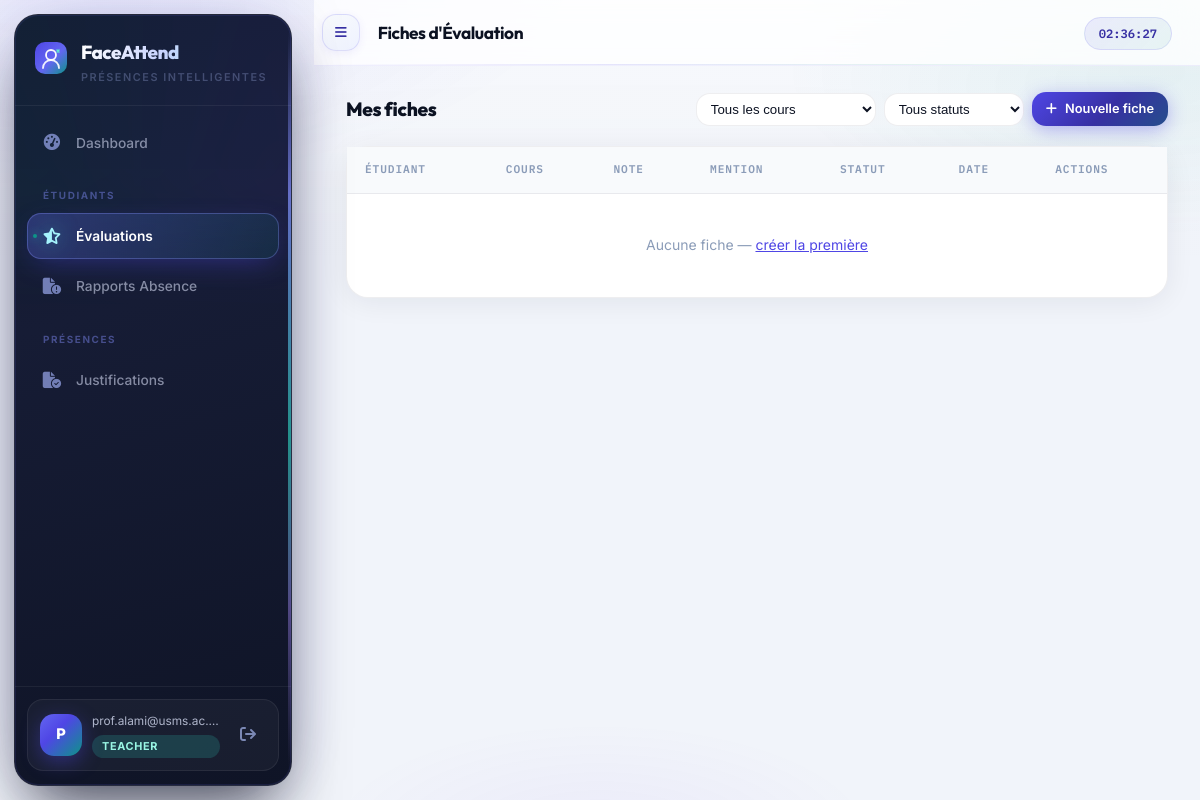
The app's page /teacher/evaluations (signed in) with its own data.
### app/models/__init__.py (models this page shows, shortened)
class User(UserMixin, db.Model):
    __tablename__ = "users"
    id           = db.Column(db.Integer, primary_key=True)
    email        = db.Column(db.String(255), unique=True, nullable=False, index=True)
    password_hash= db.Column(db.String(255), nullable=False)
    role         = db.Column(db.Enum(RoleEnum), nullable=False)
    is_active    = db.Column(db.Boolean, default=True)
    consent_given= db.Column(db.Boolean, default=False)          # CNDP
    consent_date = db.Column(db.DateTime)
    failed_logins= db.Column(db.Integer, default=0)
    locked_until = db.Column(db.DateTime)
    created_at   = db.Column(db.DateTime, default=lambda: datetime.now(timezone.utc))
    updated_at   = db.Column(db.DateTime, onupdate=lambda: datetime.now(timezone.utc))
    deleted_at   = db.Column(db.DateTime)   # Soft delete (droit à l'oubli CNDP)
    student_profile = db.relationship("Student", back_populates="user", uselist=False)
    teacher_profile = db.relationship("Teacher", back_populates="user", uselist=False)

### app/api/teacher.py (the view)
@teacher_bp.route("/evaluations")
@teacher_required
def evaluations():
    teacher = Teacher.query.filter_by(user_id=current_user.id).first_or_404()
    course_id = request.args.get("course_id", type=int)
    statut    = request.args.get("statut", "")
    query = Evaluation.query.filter_by(teacher_id=teacher.id)
    if course_id:
        query = query.filter_by(course_id=course_id)
    if statut:
        query = query.filter_by(statut=EvaluationStatus[statut.upper()])
    fiches   = query.order_by(Evaluation.created_at.desc()).all()
    courses  = teacher.courses.filter_by(is_active=True).all()
    return render_template("teacher/evaluations.html",
                           teacher=teacher,
                           fiches=fiches,
                           courses=courses,
                           selected_course=course_id,
                           selected_statut=statut)

### app/api/teacher.py (called while the page is built)
def teacher_required(f):
    @wraps(f)
    @login_required
    def decorated(*args, **kwargs):
        if current_user.role not in (RoleEnum.TEACHER, RoleEnum.ADMIN):
            flash("Accès enseignants uniquement.", "danger")
            return redirect(url_for("auth.login"))
        return f(*args, **kwargs)
    return decorated

### frontend/templates/teacher/evaluations.html (shortened to what this page needs)
{% extends "base.html" %}
{% block page_title %}Fiches d'Évaluation{% endblock %}
{% block content %}
<div class="section-header">
  <h2>Mes fiches</h2>
  <div style="display:flex;gap:8px;flex-wrap:wrap;align-items:center">
    <form method="GET" style="display:flex;gap:8px">
      <select name="course_id" class="form-control" style="width:180px;padding:7px 10px;background:var(--bg-2);border:1px solid var(--border-2);border-radius:var(--radius);color:var(--text);font-size:.83rem" onchange="this.form.submit()">
        <option value="">Tous les cours</option>
      </select>
      <select name="statut" class="form-control" style="width:140px;padding:7px 10px;background:var(--bg-2);border:1px solid var(--border-2);border-radius:var(--radius);color:var(--text);font-size:.83rem" onchange="this.form.submit()">
        <option value="">Tous statuts</option>
      </select>
    </form>
    <a href="{{ url_for('teacher.evaluation_new') }}" class="btn btn--primary btn--sm">
      <i class="fas fa-plus"></i> Nouvelle fiche
    </a>
  </div>
</div>
<div class="card" style="padding:0">
  <table>
    <thead><tr><th>Étudiant</th><th>Cours</th><th>Note</th><th>Mention</th><th>Statut</th><th>Date</th><th>Actions</th></tr></thead>
    <tbody>
    {% for f in fiches %}
    <tr>
      <td><strong>{{ f.student.full_name }}</strong><br><span style="font-family:var(--font-mono);font-size:.72rem;color:var(--text-3)">{{ f.student.student_number }}</span></td>
      <td>{{ f.course.name }}<br><code style="font-size:.7rem;color:var(--accent-2)">{{ f.course.code }}</code></td>
      <td style="font-family:var(--font-head);font-size:1.1rem;color:var(--accent)">{{ f.note_globale }}<span style="font-size:.7rem;color:var(--text-3)">/20</span></td>
      <td>
        {% set m = f.mention %}
        <span style="font-size:.75rem;font-weight:600;color:{{ m[1] }}">{{ m[0] }}</span>
      </td>
      <td>
        {% if f.statut.value == 'brouillon' %}<span class="badge" style="background:rgba(217,119,6,.14);color:#b45309"><i class="fas fa-pencil"></i> Brouillon</span>
        {% elif f.statut.value == 'envoyee' %}<span class="badge badge--present"><i class="fas fa-paper-plane"></i> Envoyée</span>
        {% else %}<span class="badge" style="background:rgba(150,150,150,.15);color:#aaa"><i class="fas fa-archive"></i> Archivée</span>{% endif %}
      </td>
      <td style="font-size:.8rem;color:var(--text-3)">{{ f.sent_at.strftime('%d/%m/%Y') if f.sent_at else f.created_at.strftime('%d/%m/%Y') }}</td>
      <td style="display:flex;gap:6px">
        {% if f.statut.value == 'brouillon' %}
        <a href="{{ url_for('teacher.evaluation_edit', eval_id=f.id) }}" class="btn btn--sm btn--ghost"><i class="fas fa-pen"></i></a>
        <form method="POST" action="{{ url_for('teacher.evaluation_delete', eval_id=f.id) }}" onsubmit="return confirm('Supprimer ce brouillon ?')">
          <button type="submit" class="btn btn--sm btn--danger"><i class="fas fa-trash"></i></button>
        </form>
        {% else %}
        <span style="font-size:.78rem;color:var(--text-3);padding:6px">Envoyée</span>
        {% endif %}
      </td>
    </tr>
    {% else %}
    <tr><td colspan="7" style="text-align:center;color:var(--text-3);padding:40px">
      Aucune fiche — <a href="{{ url_for('teacher.evaluation_new') }}" style="color:var(--accent)">créer la première</a>
    </td></tr>
    {% endfor %}
    </tbody>
  </table>
</div>
{% endblock %}

### frontend/templates/base.html (shortened to what this page needs)
<!DOCTYPE html>
<html lang="fr">
<head>
  <link rel="stylesheet" href="https://cdnjs.cloudflare.com/ajax/libs/font-awesome/6.6.0/css/all.min.css"/>
  <link rel="stylesheet" href="{{ url_for('static', filename='css/main.css') }}"/>
</head>
<body>
{% if current_user.is_authenticated %}
<aside class="sidebar" id="sidebar" aria-label="Navigation principale">
  <div class="sidebar__aurora" aria-hidden="true"></div>
  <div class="sidebar__rail" aria-hidden="true"></div>
  <div class="sidebar__brand">
    <span class="sidebar__logo">
    </span>
    <div class="sidebar__brand-text">
      <span class="sidebar__name">FaceAttend</span>
      <span class="sidebar__tagline">Présences intelligentes</span>
    </div>
  </div>
  <nav class="sidebar__nav">
    {% if current_user.role.value == 'admin' %}
      <a href="{{ url_for('admin.dashboard') }}"
         class="nav-item {% if request.endpoint == 'admin.dashboard' %}active{% endif %}">
        <i class="fas fa-chart-pie"></i><span>Dashboard</span>
      </a>
      <div class="nav-separator">Utilisateurs</div>
      <a href="{{ url_for('admin.students') }}"
         class="nav-item {% if 'students' in request.path and 'edit' not in request.path %}active{% endif %}">
        <i class="fas fa-users"></i><span>Étudiants</span>
      </a>
      <a href="{{ url_for('admin.teachers') }}"
         class="nav-item {% if 'teachers' in request.path and 'edit' not in request.path %}active{% endif %}">
        <i class="fas fa-chalkboard-user"></i><span>Professeurs</span>
      </a>
      <div class="nav-separator">Pédagogie</div>
      <a href="{{ url_for('admin.courses') }}"
         class="nav-item {% if 'courses' in request.path %}active{% endif %}">
        <i class="fas fa-book-open"></i><span>Matières</span>
      </a>
      <div class="nav-separator">Suivi</div>
      <a href="{{ url_for('admin.evaluations') }}"
         class="nav-item {% if 'evaluations' in request.path %}active{% endif %}">
        <i class="fas fa-star-half-stroke"></i><span>Évaluations</span>
      </a>
      <a href="{{ url_for('admin.absence_reports') }}"
         class="nav-item {% if 'absence-reports' in request.path %}active{% endif %}">
        <i class="fas fa-file-circle-exclamation"></i><span>Rapports Absence</span>
      </a>
      <a href="{{ url_for('admin.at_risk') }}"
         class="nav-item {% if 'at-risk' in request.path %}active{% endif %}">
        <i class="fas fa-triangle-exclamation"></i><span>Décrochage</span>
      </a>
      <div class="nav-separator">Exports</div>
      <a href="{{ url_for('admin.export_report') }}" class="nav-item">
        <i class="fas fa-file-excel"></i><span>Export Global</span>
      </a>
    {% elif current_user.role.value == 'teacher' %}
      <a href="{{ url_for('teacher.dashboard') }}"
         class="nav-item {% if request.endpoint == 'teacher.dashboard' %}active{% endif %}">
        <i class="fas fa-gauge-high"></i><span>Dashboard</span>
      </a>
      <div class="nav-separator">Étudiants</div>
      <a href="{{ url_for('teacher.evaluations') }}"
         class="nav-item {% if 'evaluations' in request.path %}active{% endif %}">
        <i class="fas fa-star-half-stroke"></i><span>Évaluations</span>
      </a>
      <a href="{{ url_for('teacher.absence_reports') }}"
         class="nav-item {% if 'absence-reports' in request.path %}active{% endif %}">
        <i class="fas fa-file-circle-exclamation"></i><span>Rapports Absence</span>
      </a>
      <div class="nav-separator">Présences</div>
      <a href="{{ url_for('teacher.justifications') }}"
         class="nav-item {% if 'justifications' in request.path %}active{% endif %}">
        <i class="fas fa-file-circle-check"></i><span>Justifications</span>
      </a>
    {% endif %}
  </nav>
  <div class="sidebar__footer">
    <div class="sidebar__user-card">
      <div class="avatar">{{ current_user.email[0].upper() }}</div>
      <div class="sidebar__user-info">
        <span class="sidebar__user-email">{{ current_user.email }}</span>
        <span class="sidebar__user-role badge badge--{{ current_user.role.value }}">{{ current_user.role.value }}</span>
      </div>
      <a href="{{ url_for('auth.logout') }}" class="btn-logout" title="Déconnexion">
        <i class="fas fa-arrow-right-from-bracket"></i>
      </a>
    </div>
  </div>
</aside>
<main class="main-content">
  <header class="topbar">
    <button class="topbar__toggle" onclick="document.getElementById('sidebar').classList.toggle('collapsed')">
      <i class="fas fa-bars"></i>
    </button>
    <h1 class="topbar__title">{% block page_title %}{% endblock %}</h1>
    <div class="topbar__right">
      <span class="topbar__time" id="clock"></span>
    </div>
  </header>
  <div class="page-body">
    {% block content %}{% endblock %}
  </div>
</main>
{% else %}
  {% block auth_content %}{% endblock %}
{% endif %}
</body>
</html>

### records on screen
User: email "P", email "prof.alami@usms.ac.…", role.value "TEACHER"
